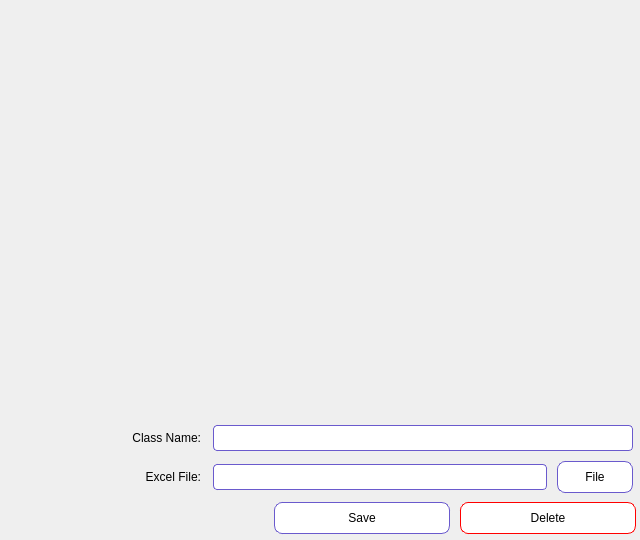
<?xml version="1.0" encoding="UTF-8"?>
<ui version="4.0">
 <class>LoadPage</class>
 <widget class="QWidget" name="LoadPage">
  <property name="geometry">
   <rect>
    <x>0</x>
    <y>0</y>
    <width>640</width>
    <height>540</height>
   </rect>
  </property>
  <property name="minimumSize">
   <size>
    <width>640</width>
    <height>540</height>
   </size>
  </property>
  <property name="maximumSize">
   <size>
    <width>640</width>
    <height>540</height>
   </size>
  </property>
  <property name="windowTitle">
   <string>Form</string>
  </property>
  <layout class="QVBoxLayout" name="verticalLayout">
   <property name="leftMargin">
    <number>1</number>
   </property>
   <property name="topMargin">
    <number>1</number>
   </property>
   <property name="rightMargin">
    <number>1</number>
   </property>
   <property name="bottomMargin">
    <number>1</number>
   </property>
   <item>
    <widget class="BasicButtonWidget" name="widget_10" native="true">
     <property name="styleSheet">
      <string notr="true"/>
     </property>
     <layout class="QVBoxLayout" name="verticalLayout_3">
      <property name="spacing">
       <number>0</number>
      </property>
      <property name="leftMargin">
       <number>4</number>
      </property>
      <property name="topMargin">
       <number>4</number>
      </property>
      <property name="rightMargin">
       <number>4</number>
      </property>
      <property name="bottomMargin">
       <number>4</number>
      </property>
      <item>
       <widget class="QWidget" name="widget" native="true">
        <property name="minimumSize">
         <size>
          <width>0</width>
          <height>0</height>
         </size>
        </property>
        <property name="maximumSize">
         <size>
          <width>16777215</width>
          <height>16777215</height>
         </size>
        </property>
        <property name="styleSheet">
         <string notr="true">border:0;</string>
        </property>
        <layout class="QGridLayout" name="gridLayout"/>
       </widget>
      </item>
      <item>
       <spacer name="verticalSpacer">
        <property name="orientation">
         <enum>Qt::Vertical</enum>
        </property>
        <property name="sizeHint" stdset="0">
         <size>
          <width>20</width>
          <height>383</height>
         </size>
        </property>
       </spacer>
      </item>
     </layout>
    </widget>
   </item>
   <item>
    <widget class="QWidget" name="widget_2" native="true">
     <property name="minimumSize">
      <size>
       <width>0</width>
       <height>120</height>
      </size>
     </property>
     <property name="maximumSize">
      <size>
       <width>16777215</width>
       <height>120</height>
      </size>
     </property>
     <layout class="QVBoxLayout" name="verticalLayout_2">
      <property name="spacing">
       <number>0</number>
      </property>
      <property name="leftMargin">
       <number>0</number>
      </property>
      <property name="topMargin">
       <number>0</number>
      </property>
      <property name="rightMargin">
       <number>0</number>
      </property>
      <property name="bottomMargin">
       <number>0</number>
      </property>
      <item>
       <widget class="QWidget" name="widget_3" native="true">
        <layout class="QHBoxLayout" name="horizontalLayout">
         <property name="leftMargin">
          <number>0</number>
         </property>
         <property name="topMargin">
          <number>0</number>
         </property>
         <property name="rightMargin">
          <number>0</number>
         </property>
         <property name="bottomMargin">
          <number>0</number>
         </property>
         <item>
          <widget class="QWidget" name="widget_6" native="true">
           <layout class="QHBoxLayout" name="horizontalLayout_4">
            <property name="leftMargin">
             <number>0</number>
            </property>
            <property name="topMargin">
             <number>0</number>
            </property>
            <property name="rightMargin">
             <number>0</number>
            </property>
            <property name="bottomMargin">
             <number>0</number>
            </property>
            <item>
             <widget class="QLabel" name="label">
              <property name="minimumSize">
               <size>
                <width>200</width>
                <height>0</height>
               </size>
              </property>
              <property name="maximumSize">
               <size>
                <width>200</width>
                <height>16777215</height>
               </size>
              </property>
              <property name="text">
               <string>Class Name:</string>
              </property>
              <property name="alignment">
               <set>Qt::AlignRight|Qt::AlignTrailing|Qt::AlignVCenter</set>
              </property>
             </widget>
            </item>
           </layout>
          </widget>
         </item>
         <item>
          <widget class="QWidget" name="widget_7" native="true">
           <layout class="QHBoxLayout" name="horizontalLayout_6">
            <property name="leftMargin">
             <number>4</number>
            </property>
            <property name="topMargin">
             <number>0</number>
            </property>
            <property name="rightMargin">
             <number>4</number>
            </property>
            <property name="bottomMargin">
             <number>0</number>
            </property>
            <item>
             <widget class="QLineEdit" name="lineEdit">
              <property name="styleSheet">
               <string notr="true">QLineEdit{
    border-radius: 4px;
    padding: 4px 4px;
    text-decoration: none;
    margin: 4px 2px;
    background-color: white;
    color: black;
    border: 1px solid #6A5ACD;
}</string>
              </property>
             </widget>
            </item>
           </layout>
          </widget>
         </item>
        </layout>
       </widget>
      </item>
      <item>
       <widget class="QWidget" name="widget_4" native="true">
        <layout class="QHBoxLayout" name="horizontalLayout_2">
         <property name="leftMargin">
          <number>0</number>
         </property>
         <property name="topMargin">
          <number>0</number>
         </property>
         <property name="rightMargin">
          <number>0</number>
         </property>
         <property name="bottomMargin">
          <number>0</number>
         </property>
         <item>
          <widget class="QWidget" name="widget_9" native="true">
           <layout class="QHBoxLayout" name="horizontalLayout_5">
            <property name="leftMargin">
             <number>0</number>
            </property>
            <property name="topMargin">
             <number>0</number>
            </property>
            <property name="rightMargin">
             <number>0</number>
            </property>
            <property name="bottomMargin">
             <number>0</number>
            </property>
            <item>
             <widget class="QLabel" name="label_2">
              <property name="minimumSize">
               <size>
                <width>200</width>
                <height>0</height>
               </size>
              </property>
              <property name="maximumSize">
               <size>
                <width>200</width>
                <height>16777215</height>
               </size>
              </property>
              <property name="text">
               <string>Excel File:</string>
              </property>
              <property name="alignment">
               <set>Qt::AlignRight|Qt::AlignTrailing|Qt::AlignVCenter</set>
              </property>
             </widget>
            </item>
           </layout>
          </widget>
         </item>
         <item>
          <widget class="QWidget" name="widget_8" native="true">
           <layout class="QHBoxLayout" name="horizontalLayout_7">
            <property name="leftMargin">
             <number>4</number>
            </property>
            <property name="topMargin">
             <number>0</number>
            </property>
            <property name="rightMargin">
             <number>4</number>
            </property>
            <property name="bottomMargin">
             <number>0</number>
            </property>
            <item>
             <widget class="QLineEdit" name="lineEdit_2">
              <property name="styleSheet">
               <string notr="true">QLineEdit{
    border-radius: 4px;
    padding: 4px 4px;
    text-decoration: none;
    margin: 4px 2px;
    background-color: white;
    color: black;
    border: 1px solid #6A5ACD;
}</string>
              </property>
             </widget>
            </item>
            <item>
             <widget class="QPushButton" name="pushButton_3">
              <property name="minimumSize">
               <size>
                <width>80</width>
                <height>40</height>
               </size>
              </property>
              <property name="maximumSize">
               <size>
                <width>80</width>
                <height>40</height>
               </size>
              </property>
              <property name="styleSheet">
               <string notr="true">QPushButton{
    border-radius: 8px;
    padding: 4px 4px;
    text-align: center;
    text-decoration: none;
    margin: 4px 2px;
    background-color: white;
    color: black;
    border: 1px solid #6A5ACD;
}
QPushButton:hover {
    color: white;
    background-color: #6A5ACD;
}
QPushButton:checked {
    background-color: #6A5ACD;
	color: white;
}
QPushButton:pressed {
    background-color: #8470FF;
	border: 1px solid #8470FF;
}</string>
              </property>
              <property name="text">
               <string>File</string>
              </property>
             </widget>
            </item>
           </layout>
          </widget>
         </item>
        </layout>
       </widget>
      </item>
      <item>
       <widget class="QWidget" name="widget_5" native="true">
        <layout class="QHBoxLayout" name="horizontalLayout_3">
         <property name="leftMargin">
          <number>1</number>
         </property>
         <property name="topMargin">
          <number>1</number>
         </property>
         <property name="rightMargin">
          <number>1</number>
         </property>
         <property name="bottomMargin">
          <number>1</number>
         </property>
         <item>
          <spacer name="horizontalSpacer">
           <property name="orientation">
            <enum>Qt::Horizontal</enum>
           </property>
           <property name="sizeHint" stdset="0">
            <size>
             <width>40</width>
             <height>20</height>
            </size>
           </property>
          </spacer>
         </item>
         <item>
          <widget class="QPushButton" name="pushButton_4">
           <property name="minimumSize">
            <size>
             <width>180</width>
             <height>40</height>
            </size>
           </property>
           <property name="maximumSize">
            <size>
             <width>16777215</width>
             <height>40</height>
            </size>
           </property>
           <property name="styleSheet">
            <string notr="true">QPushButton{
    border-radius: 8px;
    padding: 4px 4px;
    text-align: center;
    text-decoration: none;
    margin: 4px 2px;
    background-color: white;
    color: black;
    border: 1px solid #6A5ACD;
}
QPushButton:hover {
    color: white;
    background-color: #6A5ACD;
}
QPushButton:checked {
    background-color: #6A5ACD;
	color: white;
}
QPushButton:pressed {
    background-color: #8470FF;
	border: 1px solid #8470FF;
}</string>
           </property>
           <property name="text">
            <string>Save</string>
           </property>
          </widget>
         </item>
         <item>
          <widget class="QPushButton" name="pushButton_2">
           <property name="minimumSize">
            <size>
             <width>180</width>
             <height>40</height>
            </size>
           </property>
           <property name="maximumSize">
            <size>
             <width>16777215</width>
             <height>40</height>
            </size>
           </property>
           <property name="styleSheet">
            <string notr="true">QPushButton{
    border-radius: 8px;
    padding: 4px 4px;
    text-align: center;
    text-decoration: none;
    margin: 4px 2px;
    background-color: white;
    color: black;
    border: 1px solid red;
}
QPushButton:hover {
    color: white;
    background-color: red;
}
QPushButton:checked {
    background-color: red;
	color: white;
}
QPushButton:pressed {
    background-color: rgb(255, 73, 73);
	border: 1px solid rgb(255, 73, 73);
}</string>
           </property>
           <property name="text">
            <string>Delete</string>
           </property>
          </widget>
         </item>
        </layout>
       </widget>
      </item>
     </layout>
    </widget>
   </item>
  </layout>
 </widget>
 <customwidgets>
  <customwidget>
   <class>BasicButtonWidget</class>
   <extends>QWidget</extends>
   <header>basicbuttonwidget/basicbuttonwidget.h</header>
   <container>1</container>
  </customwidget>
 </customwidgets>
 <resources/>
 <connections/>
</ui>
